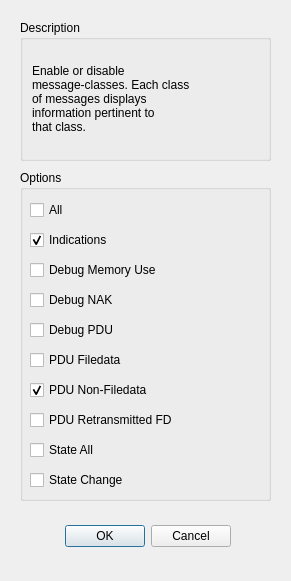
<?xml version="1.0" encoding="UTF-8"?>
<ui version="4.0">
 <class>ClassMessages</class>
 <widget class="QDialog" name="ClassMessages">
  <property name="geometry">
   <rect>
    <x>0</x>
    <y>0</y>
    <width>291</width>
    <height>581</height>
   </rect>
  </property>
  <property name="minimumSize">
   <size>
    <width>291</width>
    <height>581</height>
   </size>
  </property>
  <property name="maximumSize">
   <size>
    <width>291</width>
    <height>581</height>
   </size>
  </property>
  <property name="windowTitle">
   <string>Message Classes</string>
  </property>
  <widget class="QDialogButtonBox" name="buttonBox">
   <property name="geometry">
    <rect>
     <x>-110</x>
     <y>520</y>
     <width>341</width>
     <height>32</height>
    </rect>
   </property>
   <property name="orientation">
    <enum>Qt::Horizontal</enum>
   </property>
   <property name="standardButtons">
    <set>QDialogButtonBox::Cancel|QDialogButtonBox::Ok</set>
   </property>
  </widget>
  <widget class="QGroupBox" name="groupBox_description">
   <property name="geometry">
    <rect>
     <x>20</x>
     <y>20</y>
     <width>251</width>
     <height>141</height>
    </rect>
   </property>
   <property name="title">
    <string>Description</string>
   </property>
   <layout class="QGridLayout" name="gridLayout">
    <item row="0" column="0">
     <widget class="QLabel" name="label_description">
      <property name="text">
       <string>Enable or disable
message-classes. Each class
of messages displays
information pertinent to
that class.</string>
      </property>
     </widget>
    </item>
   </layout>
  </widget>
  <widget class="QGroupBox" name="groupBox_options">
   <property name="geometry">
    <rect>
     <x>20</x>
     <y>170</y>
     <width>251</width>
     <height>331</height>
    </rect>
   </property>
   <property name="title">
    <string>Options</string>
   </property>
   <widget class="QCheckBox" name="checkBox_all">
    <property name="geometry">
     <rect>
      <x>10</x>
      <y>30</y>
      <width>211</width>
      <height>20</height>
     </rect>
    </property>
    <property name="text">
     <string>All</string>
    </property>
    <property name="checked">
     <bool>false</bool>
    </property>
   </widget>
   <widget class="QCheckBox" name="checkBox_indications">
    <property name="geometry">
     <rect>
      <x>10</x>
      <y>60</y>
      <width>211</width>
      <height>20</height>
     </rect>
    </property>
    <property name="text">
     <string>Indications</string>
    </property>
    <property name="checked">
     <bool>true</bool>
    </property>
   </widget>
   <widget class="QCheckBox" name="checkBox_debugMemoryUse">
    <property name="geometry">
     <rect>
      <x>10</x>
      <y>90</y>
      <width>211</width>
      <height>20</height>
     </rect>
    </property>
    <property name="text">
     <string>Debug Memory Use</string>
    </property>
    <property name="checked">
     <bool>false</bool>
    </property>
   </widget>
   <widget class="QCheckBox" name="checkBox_debugPDU">
    <property name="geometry">
     <rect>
      <x>10</x>
      <y>150</y>
      <width>211</width>
      <height>20</height>
     </rect>
    </property>
    <property name="text">
     <string>Debug PDU</string>
    </property>
    <property name="checked">
     <bool>false</bool>
    </property>
   </widget>
   <widget class="QCheckBox" name="checkBox_debugNAK">
    <property name="geometry">
     <rect>
      <x>10</x>
      <y>120</y>
      <width>211</width>
      <height>20</height>
     </rect>
    </property>
    <property name="text">
     <string>Debug NAK</string>
    </property>
    <property name="checked">
     <bool>false</bool>
    </property>
   </widget>
   <widget class="QCheckBox" name="checkBox_PDUFiledata">
    <property name="geometry">
     <rect>
      <x>10</x>
      <y>180</y>
      <width>211</width>
      <height>20</height>
     </rect>
    </property>
    <property name="text">
     <string>PDU Filedata</string>
    </property>
    <property name="checked">
     <bool>false</bool>
    </property>
   </widget>
   <widget class="QCheckBox" name="checkBox_PDURetransmittedFD">
    <property name="geometry">
     <rect>
      <x>10</x>
      <y>240</y>
      <width>211</width>
      <height>20</height>
     </rect>
    </property>
    <property name="text">
     <string>PDU Retransmitted FD</string>
    </property>
    <property name="checked">
     <bool>false</bool>
    </property>
   </widget>
   <widget class="QCheckBox" name="checkBox_PDUNonFiledata">
    <property name="geometry">
     <rect>
      <x>10</x>
      <y>210</y>
      <width>211</width>
      <height>20</height>
     </rect>
    </property>
    <property name="text">
     <string>PDU Non-Filedata</string>
    </property>
    <property name="checked">
     <bool>true</bool>
    </property>
   </widget>
   <widget class="QCheckBox" name="checkBox_stateAll">
    <property name="geometry">
     <rect>
      <x>10</x>
      <y>270</y>
      <width>211</width>
      <height>20</height>
     </rect>
    </property>
    <property name="text">
     <string>State All</string>
    </property>
    <property name="checked">
     <bool>false</bool>
    </property>
   </widget>
   <widget class="QCheckBox" name="checkBox_stateChange">
    <property name="geometry">
     <rect>
      <x>10</x>
      <y>300</y>
      <width>211</width>
      <height>20</height>
     </rect>
    </property>
    <property name="text">
     <string>State Change</string>
    </property>
    <property name="checked">
     <bool>false</bool>
    </property>
   </widget>
  </widget>
 </widget>
 <tabstops>
  <tabstop>checkBox_all</tabstop>
  <tabstop>checkBox_indications</tabstop>
  <tabstop>checkBox_debugMemoryUse</tabstop>
  <tabstop>checkBox_debugNAK</tabstop>
  <tabstop>checkBox_debugPDU</tabstop>
  <tabstop>checkBox_PDUFiledata</tabstop>
  <tabstop>checkBox_PDUNonFiledata</tabstop>
  <tabstop>checkBox_PDURetransmittedFD</tabstop>
  <tabstop>checkBox_stateAll</tabstop>
  <tabstop>checkBox_stateChange</tabstop>
 </tabstops>
 <resources/>
 <connections>
  <connection>
   <sender>buttonBox</sender>
   <signal>accepted()</signal>
   <receiver>ClassMessages</receiver>
   <slot>accept()</slot>
   <hints>
    <hint type="sourcelabel">
     <x>248</x>
     <y>254</y>
    </hint>
    <hint type="destinationlabel">
     <x>157</x>
     <y>274</y>
    </hint>
   </hints>
  </connection>
  <connection>
   <sender>buttonBox</sender>
   <signal>rejected()</signal>
   <receiver>ClassMessages</receiver>
   <slot>reject()</slot>
   <hints>
    <hint type="sourcelabel">
     <x>316</x>
     <y>260</y>
    </hint>
    <hint type="destinationlabel">
     <x>286</x>
     <y>274</y>
    </hint>
   </hints>
  </connection>
 </connections>
</ui>
